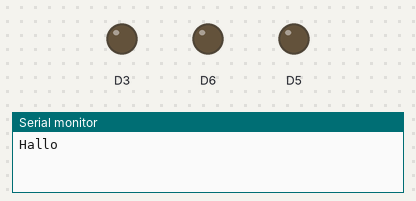
Recording of a sketch running on a simulated ESP8266 (NodeMCU). On the bench: output pins drawn as LEDs (lit = HIGH), the last lines printed to the serial monitor. Random numbers use the default seed unless the sketch sets one.

Above: at 0.1 s.
At 43.1 s:
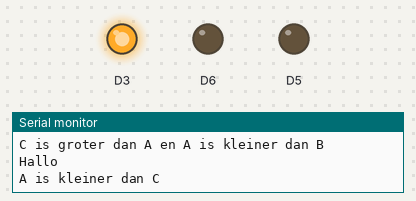
At 74.1 s:
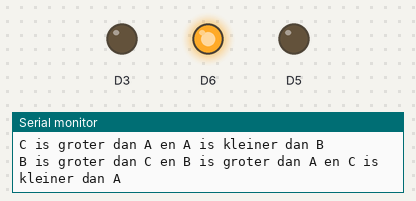
At 127.1 s:
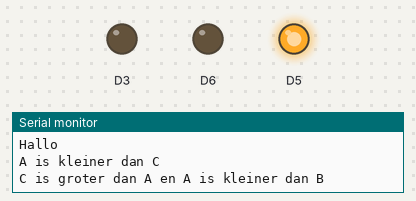
Timing chart, 0 to 128.6 s (numbered marks = the images above):
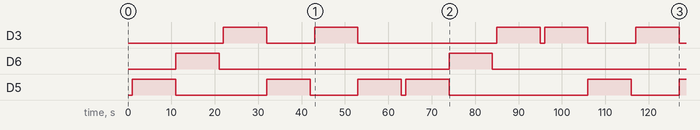

The sketch:

Getallen_bende.ino
```cpp
void setup() {
  // put your setup code here, to run once:
  Serial.begin(115200);

  pinMode(D3, OUTPUT);
  pinMode(D5, OUTPUT);
  pinMode(D6, OUTPUT);
}

void loop() {
  // put your main code here, to run repeatedly:
  Serial.println("Hallo");
  delay(1000);

  int A = random(108);
  int B = random(660);
  int C = random(558);
  int D = random(6);

// pinMode = D3
  if (A > B){
    digitalWrite(D3, HIGH);
    Serial.println("A is groter dan B");
    delay(10000);
    digitalWrite(D3, LOW);
    } else if (A < C){
    digitalWrite(D3, HIGH);
    Serial.println("A is kleiner dan C");
    delay(10000);
    digitalWrite(D3, LOW);
      };

// pinMode = D5
  if (C > A,A < B){
    digitalWrite(D5, HIGH);
    Serial.println("C is groter dan A en A is kleiner dan B");
    delay(10000);
    digitalWrite(D5, LOW);
    };

// pinMode = D6
  if (B > C,B > A,C < A){
    digitalWrite(D6, HIGH);
    Serial.println("B is groter dan C en B is groter dan A en C is kleiner dan A");
    delay(10000);
    digitalWrite(D6, LOW);
    };
}
```

Measured:
- by itself, D3: LOW → HIGH at 22.0 s, → LOW 10.0 s later, → HIGH 11.0 s later, → LOW 10.0 s later, … (10 changes in this stretch)
- by itself, D6: alternates HIGH for 10.0 s and LOW for 53.0 s
- by itself, D5: LOW → HIGH at 1.0 s, → LOW 10.0 s later, → HIGH 21.0 s later, → LOW 10.0 s later, … (11 changes in this stretch)
